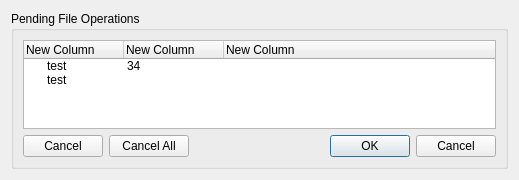
<?xml version="1.0" encoding="UTF-8"?>
<ui version="4.0">
 <class>PendingOperationsDialog</class>
 <widget class="QDialog" name="PendingOperationsDialog">
  <property name="geometry">
   <rect>
    <x>0</x>
    <y>0</y>
    <width>519</width>
    <height>180</height>
   </rect>
  </property>
  <property name="windowTitle">
   <string>Dialog</string>
  </property>
  <layout class="QVBoxLayout" name="verticalLayout">
   <item>
    <widget class="QGroupBox" name="groupBox">
     <property name="title">
      <string>Pending File Operations</string>
     </property>
     <layout class="QGridLayout" name="gridLayout">
      <item row="0" column="0" colspan="3">
       <widget class="QTreeWidget" name="opTreeWidget">
        <column>
         <property name="text">
          <string>New Column</string>
         </property>
        </column>
        <column>
         <property name="text">
          <string>New Column</string>
         </property>
        </column>
        <column>
         <property name="text">
          <string>New Column</string>
         </property>
        </column>
        <item>
         <property name="text">
          <string>test</string>
         </property>
         <property name="text">
          <string>34</string>
         </property>
        </item>
        <item>
         <property name="text">
          <string>test</string>
         </property>
        </item>
       </widget>
      </item>
      <item row="1" column="0">
       <widget class="QPushButton" name="cancelBtn">
        <property name="text">
         <string>Cancel</string>
        </property>
       </widget>
      </item>
      <item row="1" column="2">
       <widget class="QDialogButtonBox" name="buttonBox">
        <property name="orientation">
         <enum>Qt::Horizontal</enum>
        </property>
        <property name="standardButtons">
         <set>QDialogButtonBox::Cancel|QDialogButtonBox::Ok</set>
        </property>
       </widget>
      </item>
      <item row="1" column="1">
       <widget class="QPushButton" name="cancelAllBtn">
        <property name="text">
         <string>Cancel All</string>
        </property>
       </widget>
      </item>
     </layout>
    </widget>
   </item>
  </layout>
 </widget>
 <resources>
  <include location="../resources/resources.qrc"/>
 </resources>
 <connections>
  <connection>
   <sender>buttonBox</sender>
   <signal>accepted()</signal>
   <receiver>PendingOperationsDialog</receiver>
   <slot>accept()</slot>
   <hints>
    <hint type="sourcelabel">
     <x>248</x>
     <y>254</y>
    </hint>
    <hint type="destinationlabel">
     <x>157</x>
     <y>274</y>
    </hint>
   </hints>
  </connection>
  <connection>
   <sender>buttonBox</sender>
   <signal>rejected()</signal>
   <receiver>PendingOperationsDialog</receiver>
   <slot>reject()</slot>
   <hints>
    <hint type="sourcelabel">
     <x>316</x>
     <y>260</y>
    </hint>
    <hint type="destinationlabel">
     <x>286</x>
     <y>274</y>
    </hint>
   </hints>
  </connection>
 </connections>
</ui>
